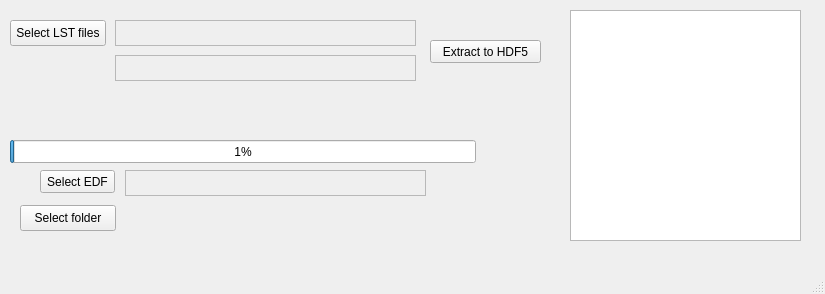
<?xml version="1.0" encoding="UTF-8"?>
<ui version="4.0">
 <class>MainWindow</class>
 <widget class="QMainWindow" name="MainWindow">
  <property name="geometry">
   <rect>
    <x>0</x>
    <y>0</y>
    <width>825</width>
    <height>294</height>
   </rect>
  </property>
  <property name="windowTitle">
   <string>Extract data LST to HDF5</string>
  </property>
  <widget class="QWidget" name="centralwidget">
   <widget class="QPushButton" name="Run1">
    <property name="geometry">
     <rect>
      <x>190</x>
      <y>370</y>
      <width>75</width>
      <height>23</height>
     </rect>
    </property>
    <property name="text">
     <string>Copy</string>
    </property>
   </widget>
   <widget class="QTextEdit" name="textEdit_LST">
    <property name="enabled">
     <bool>false</bool>
    </property>
    <property name="geometry">
     <rect>
      <x>115</x>
      <y>20</y>
      <width>301</width>
      <height>26</height>
     </rect>
    </property>
    <property name="font">
     <font>
      <pointsize>10</pointsize>
     </font>
    </property>
    <property name="autoFillBackground">
     <bool>false</bool>
    </property>
   </widget>
   <widget class="QPlainTextEdit" name="plainTextEdit">
    <property name="geometry">
     <rect>
      <x>30</x>
      <y>350</y>
      <width>141</width>
      <height>41</height>
     </rect>
    </property>
   </widget>
   <widget class="QLabel" name="label">
    <property name="geometry">
     <rect>
      <x>50</x>
      <y>320</y>
      <width>101</width>
      <height>20</height>
     </rect>
    </property>
    <property name="text">
     <string>Taper ici un texte :</string>
    </property>
   </widget>
   <widget class="QComboBox" name="comboBox">
    <property name="geometry">
     <rect>
      <x>310</x>
      <y>320</y>
      <width>91</width>
      <height>22</height>
     </rect>
    </property>
   </widget>
   <widget class="QTextEdit" name="textEdit_paramater_lst">
    <property name="geometry">
     <rect>
      <x>570</x>
      <y>10</y>
      <width>231</width>
      <height>231</height>
     </rect>
    </property>
   </widget>
   <widget class="QPushButton" name="SelectFile">
    <property name="geometry">
     <rect>
      <x>10</x>
      <y>20</y>
      <width>96</width>
      <height>26</height>
     </rect>
    </property>
    <property name="text">
     <string>Select LST files</string>
    </property>
   </widget>
   <widget class="QLineEdit" name="lineEdit">
    <property name="geometry">
     <rect>
      <x>280</x>
      <y>370</y>
      <width>181</width>
      <height>21</height>
     </rect>
    </property>
   </widget>
   <widget class="QPushButton" name="pushButton_run">
    <property name="geometry">
     <rect>
      <x>430</x>
      <y>40</y>
      <width>111</width>
      <height>23</height>
     </rect>
    </property>
    <property name="text">
     <string>Extract to HDF5</string>
    </property>
   </widget>
   <widget class="QProgressBar" name="progressBar">
    <property name="geometry">
     <rect>
      <x>10</x>
      <y>140</y>
      <width>466</width>
      <height>23</height>
     </rect>
    </property>
    <property name="value">
     <number>1</number>
    </property>
   </widget>
   <widget class="QPushButton" name="SelectFile_EDF">
    <property name="geometry">
     <rect>
      <x>40</x>
      <y>170</y>
      <width>75</width>
      <height>23</height>
     </rect>
    </property>
    <property name="text">
     <string>Select EDF</string>
    </property>
   </widget>
   <widget class="QTextEdit" name="textEdit_EDF">
    <property name="enabled">
     <bool>false</bool>
    </property>
    <property name="geometry">
     <rect>
      <x>125</x>
      <y>170</y>
      <width>301</width>
      <height>26</height>
     </rect>
    </property>
    <property name="font">
     <font>
      <pointsize>10</pointsize>
     </font>
    </property>
    <property name="autoFillBackground">
     <bool>false</bool>
    </property>
   </widget>
   <widget class="QPushButton" name="SelectFolder">
    <property name="geometry">
     <rect>
      <x>20</x>
      <y>205</y>
      <width>96</width>
      <height>26</height>
     </rect>
    </property>
    <property name="text">
     <string>Select folder</string>
    </property>
   </widget>
   <widget class="QTextEdit" name="Path_LST">
    <property name="enabled">
     <bool>false</bool>
    </property>
    <property name="geometry">
     <rect>
      <x>115</x>
      <y>55</y>
      <width>301</width>
      <height>26</height>
     </rect>
    </property>
    <property name="font">
     <font>
      <pointsize>10</pointsize>
     </font>
    </property>
    <property name="autoFillBackground">
     <bool>false</bool>
    </property>
   </widget>
  </widget>
  <widget class="QMenuBar" name="menubar">
   <property name="geometry">
    <rect>
     <x>0</x>
     <y>0</y>
     <width>825</width>
     <height>21</height>
    </rect>
   </property>
  </widget>
  <widget class="QStatusBar" name="statusbar"/>
  <action name="actionSelect_LST">
   <property name="text">
    <string>Select LST</string>
   </property>
  </action>
  <action name="actionRun">
   <property name="text">
    <string>Run</string>
   </property>
  </action>
 </widget>
 <resources/>
 <connections/>
 <slots>
  <signal>Clicked()</signal>
  <slot>push1()</slot>
 </slots>
</ui>
